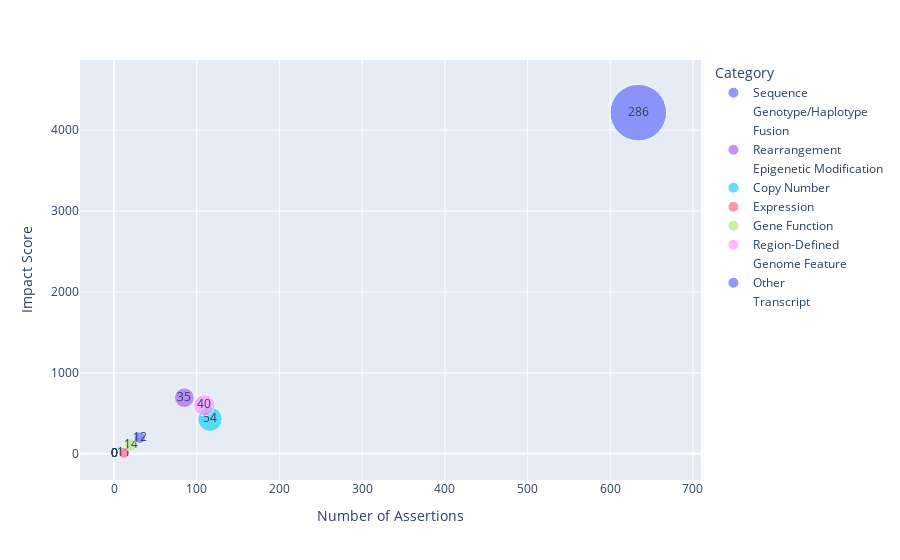

This figure's notebook cell:
### Code cell
fig = px.scatter(
    data_frame=moa_feature_df,
    x="Number of Assertions",
    y="Impact Score",
    size="Number of Features",
    size_max=40,
    text="Number of Features",
    color="Category",
)
fig.show()

### Figure 1 — Plotly figure (JSON) as saved in the notebook; plotly's stock layout.template omitted (floating-point values rounded to 4 significant figures)
{"data": [{"hovertemplate": "Category=Sequence<br>Number of Assertions=%{x}<br>Impact Score=%{y}<br>Number of Features=%{text}<extra></extra>", "legendgroup": "Sequence", "marker": {"color": "#636efa", "size": [286], "sizemode": "area", "sizeref": 0.1787, "symbol": "circle"}, "mode": "markers+text", "name": "Sequence", "orientation": "v", "showlegend": true, "text": [286.0], "type": "scatter", "x": [634], "xaxis": "x", "y": [4216.0], "yaxis": "y"}, {"hovertemplate": "Category=Genotype/Haplotype<br>Number of Assertions=%{x}<br>Impact Score=%{y}<br>Number of Features=%{text}<extra></extra>", "legendgroup": "Genotype/Haplotype", "marker": {"color": "#EF553B", "size": [0], "sizemode": "area", "sizeref": 0.1787, "symbol": "circle"}, "mode": "markers+text", "name": "Genotype/Haplotype", "orientation": "v", "showlegend": true, "text": [0.0], "type": "scatter", "x": [0], "xaxis": "x", "y": [0.0], "yaxis": "y"}, {"hovertemplate": "Category=Fusion<br>Number of Assertions=%{x}<br>Impact Score=%{y}<br>Number of Features=%{text}<extra></extra>", "legendgroup": "Fusion", "marker": {"color": "#00cc96", "size": [0], "sizemode": "area", "sizeref": 0.1787, "symbol": "circle"}, "mode": "markers+text", "name": "Fusion", "orientation": "v", "showlegend": true, "text": [0.0], "type": "scatter", "x": [0], "xaxis": "x", "y": [0.0], "yaxis": "y"}, {"hovertemplate": "Category=Rearrangement<br>Number of Assertions=%{x}<br>Impact Score=%{y}<br>Number of Features=%{text}<extra></extra>", "legendgroup": "Rearrangement", "marker": {"color": "#ab63fa", "size": [35], "sizemode": "area", "sizeref": 0.1787, "symbol": "circle"}, "mode": "markers+text", "name": "Rearrangement", "orientation": "v", "showlegend": true, "text": [35.0], "type": "scatter", "x": [85], "xaxis": "x", "y": [693.0], "yaxis": "y"}, {"hovertemplate": "Category=Epigenetic Modification<br>Number of Assertions=%{x}<br>Impact Score=%{y}<br>Number of Features=%{text}<extra></extra>", "legendgroup": "Epigenetic Modification", "marker": {"color": "#FFA15A", "size": [0], "sizemode": "area", "sizeref": 0.1787, "symbol": "circle"}, "mode": "markers+text", "name": "Epigenetic Modification", "orientation": "v", "showlegend": true, "text": [0.0], "type": "scatter", "x": [0], "xaxis": "x", "y": [0.0], "yaxis": "y"}, {"hovertemplate": "Category=Copy Number<br>Number of Assertions=%{x}<br>Impact Score=%{y}<br>Number of Features=%{text}<extra></extra>", "legendgroup": "Copy Number", "marker": {"color": "#19d3f3", "size": [54], "sizemode": "area", "sizeref": 0.1787, "symbol": "circle"}, "mode": "markers+text", "name": "Copy Number", "orientation": "v", "showlegend": true, "text": [54.0], "type": "scatter", "x": [116], "xaxis": "x", "y": [427.5], "yaxis": "y"}, {"hovertemplate": "Category=Expression<br>Number of Assertions=%{x}<br>Impact Score=%{y}<br>Number of Features=%{text}<extra></extra>", "legendgroup": "Expression", "marker": {"color": "#FF6692", "size": [11], "sizemode": "area", "sizeref": 0.1787, "symbol": "circle"}, "mode": "markers+text", "name": "Expression", "orientation": "v", "showlegend": true, "text": [11.0], "type": "scatter", "x": [12], "xaxis": "x", "y": [12.0], "yaxis": "y"}, {"hovertemplate": "Category=Gene Function<br>Number of Assertions=%{x}<br>Impact Score=%{y}<br>Number of Features=%{text}<extra></extra>", "legendgroup": "Gene Function", "marker": {"color": "#B6E880", "size": [14], "sizemode": "area", "sizeref": 0.1787, "symbol": "circle"}, "mode": "markers+text", "name": "Gene Function", "orientation": "v", "showlegend": true, "text": [14.0], "type": "scatter", "x": [20], "xaxis": "x", "y": [112.0], "yaxis": "y"}, {"hovertemplate": "Category=Region-Defined<br>Number of Assertions=%{x}<br>Impact Score=%{y}<br>Number of Features=%{text}<extra></extra>", "legendgroup": "Region-Defined", "marker": {"color": "#FF97FF", "size": [40], "sizemode": "area", "sizeref": 0.1787, "symbol": "circle"}, "mode": "markers+text", "name": "Region-Defined", "orientation": "v", "showlegend": true, "text": [40.0], "type": "scatter", "x": [109], "xaxis": "x", "y": [600.0], "yaxis": "y"}, {"hovertemplate": "Category=Genome Feature<br>Number of Assertions=%{x}<br>Impact Score=%{y}<br>Number of Features=%{text}<extra></extra>", "legendgroup": "Genome Feature", "marker": {"color": "#FECB52", "size": [0], "sizemode": "area", "sizeref": 0.1787, "symbol": "circle"}, "mode": "markers+text", "name": "Genome Feature", "orientation": "v", "showlegend": true, "text": [0.0], "type": "scatter", "x": [0], "xaxis": "x", "y": [0.0], "yaxis": "y"}, {"hovertemplate": "Category=Other<br>Number of Assertions=%{x}<br>Impact Score=%{y}<br>Number of Features=%{text}<extra></extra>", "legendgroup": "Other", "marker": {"color": "#636efa", "size": [12], "sizemode": "area", "sizeref": 0.1787, "symbol": "circle"}, "mode": "markers+text", "name": "Other", "orientation": "v", "showlegend": true, "text": [12.0], "type": "scatter", "x": [31], "xaxis": "x", "y": [199.0], "yaxis": "y"}, {"hovertemplate": "Category=Transcript<br>Number of Assertions=%{x}<br>Impact Score=%{y}<br>Number of Features=%{text}<extra></extra>", "legendgroup": "Transcript", "marker": {"color": "#EF553B", "size": [0], "sizemode": "area", "sizeref": 0.1787, "symbol": "circle"}, "mode": "markers+text", "name": "Transcript", "orientation": "v", "showlegend": true, "text": [0.0], "type": "scatter", "x": [0], "xaxis": "x", "y": [0.0], "yaxis": "y"}], "layout": {"legend": {"itemsizing": "constant", "title": {"text": "Category"}, "tracegroupgap": 0}, "margin": {"t": 60}, "xaxis": {"anchor": "y", "domain": [0, 1], "title": {"text": "Number of Assertions"}}, "yaxis": {"anchor": "x", "domain": [0, 1], "title": {"text": "Impact Score"}}}}
